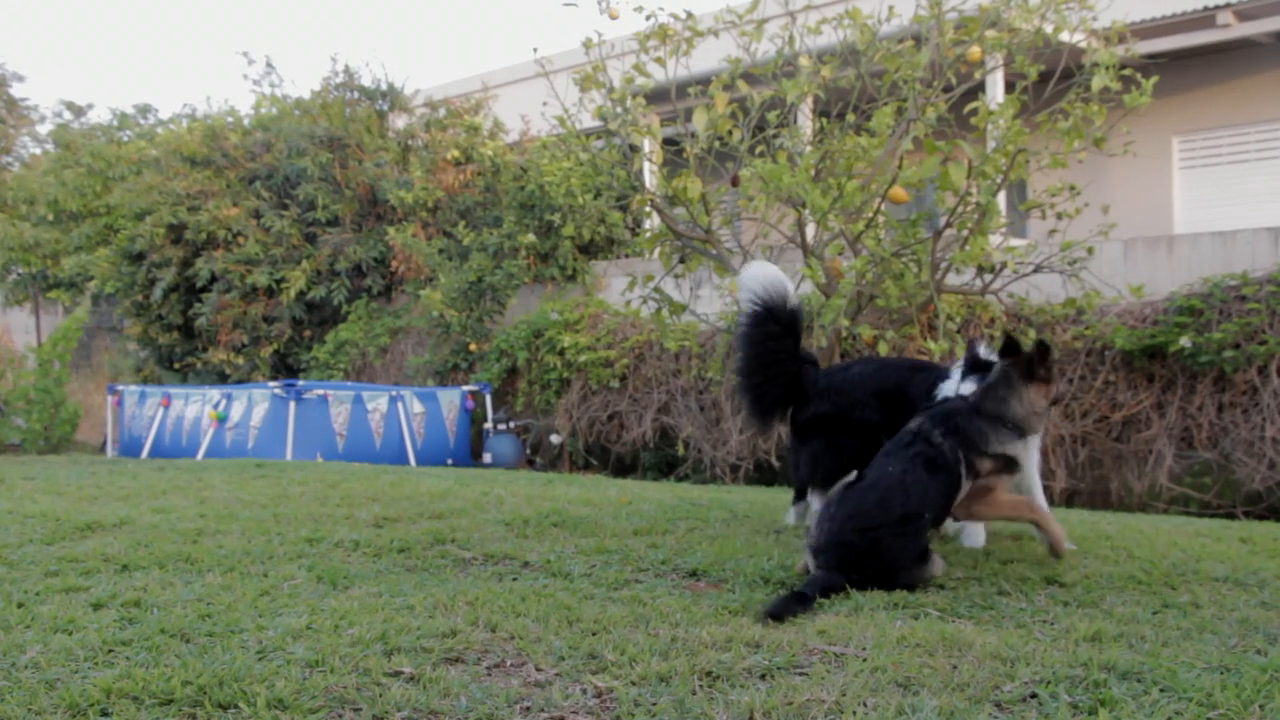
#> input picture frame 31 of course_object_detection/module-1/2-loadandsavevideos/dogs.mp4, 1280 x 720 px, given in place of highway_traffic.mp4, which was not available
$ python print_coordinates_onclick.py
#> lines starting #> are read from the running program, lines starting #| are printed output that depends on the picture
import cv2

# cap = cv2.VideoCapture("../demo/highway.mp4")
cap = cv2.VideoCapture("../../../../../data/highway_traffic.mp4")

def print_coordinates(event, x, y, flags, params):
    if event == cv2.EVENT_LBUTTONDOWN:
        print("Coordinates: x: {}, y:{}".format(x, y))

cv2.namedWindow("Frame")
cv2.setMouseCallback("Frame", print_coordinates)

x_start, y_start, x_end, y_end = 332, 191, 638, 351

while True:
    ret, frame = cap.read()
#> frame is the input picture: shape (720, 1280, 3); mean B, G, R 98.7, 119.7, 114.8
    if not ret:
        # Restart video
        # set frame to 0
        cap.set(cv2.CAP_PROP_POS_FRAMES, 0)
        continue
    cropped_frame = frame[y_start:y_end, x_start:x_end]
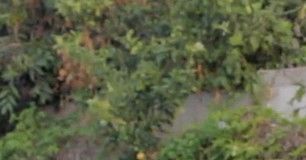
#> cropped_frame: shape (160, 306, 3); mean B, G, R 70.3, 98.7, 93.6


    # cv2.imshow("Frame", frame)
    cv2.imshow("Frame", cropped_frame)

    key = cv2.waitKey(30)
#> (key Esc is pressed here)
    if key == 27:
        break

cap.release()
cv2.destroyAllWindows()

$ run again, starting later in the video
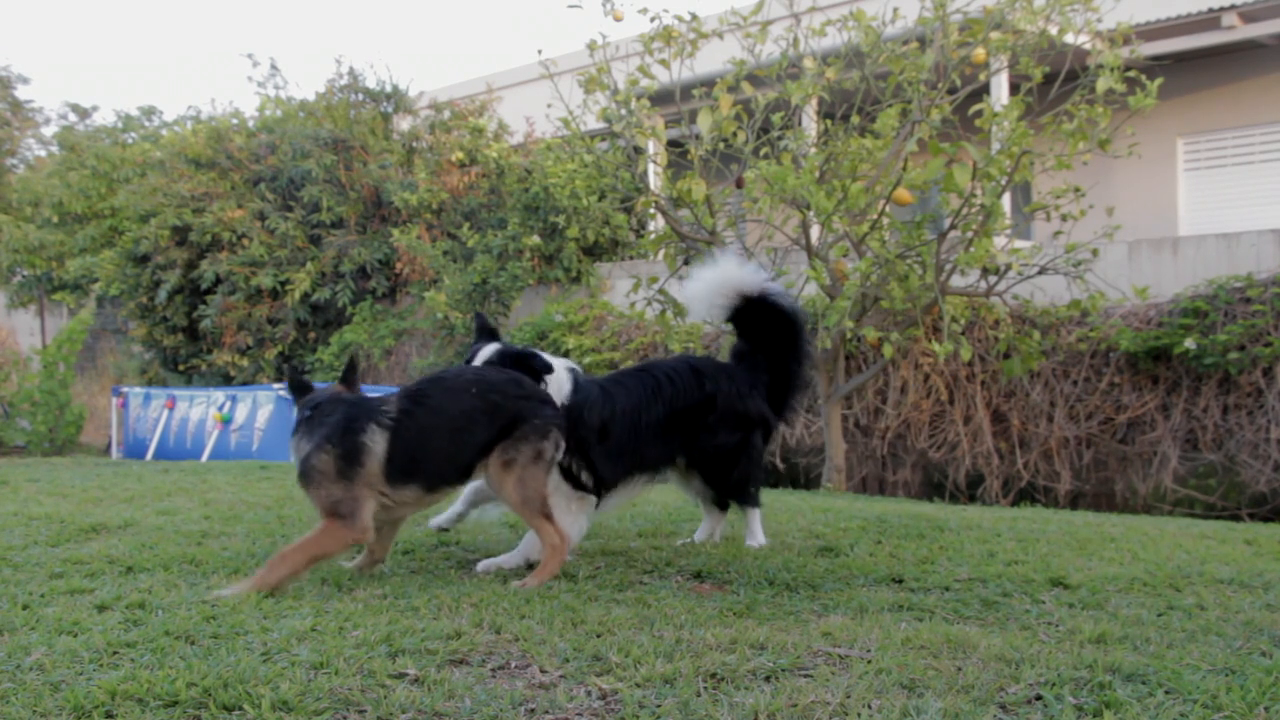
#> input picture frame 143 of course_object_detection/module-1/2-loadandsavevideos/dogs.mp4, 1280 x 720 px, given in place of highway_traffic.mp4, which was not available
#> frame is the input picture: shape (720, 1280, 3); mean B, G, R 97, 117.6, 112.3
#> `cropped_frame = frame[y_start:y_end, x_start:x_end]`:
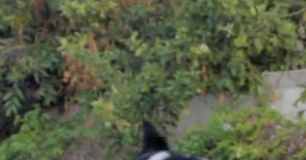
#> cropped_frame: shape (160, 306, 3); mean B, G, R 70.5, 97, 89.8

$ run again, starting later in the video
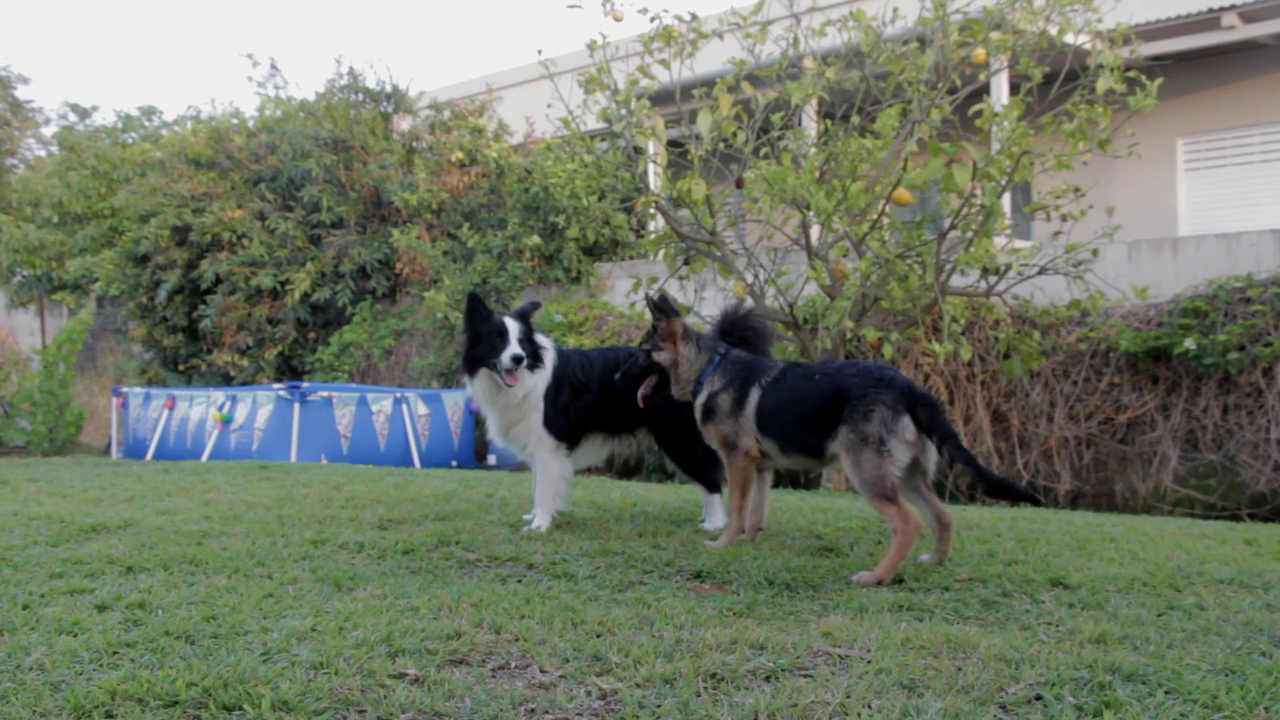
#> input picture frame 255 of course_object_detection/module-1/2-loadandsavevideos/dogs.mp4, 1280 x 720 px, given in place of highway_traffic.mp4, which was not available
#> frame is the input picture: shape (720, 1280, 3); mean B, G, R 103.3, 121.1, 113.2
#> `cropped_frame = frame[y_start:y_end, x_start:x_end]`:
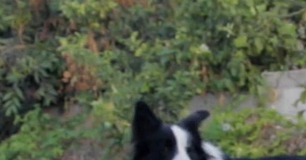
#> cropped_frame: shape (160, 306, 3); mean B, G, R 72.6, 94.3, 86.2
